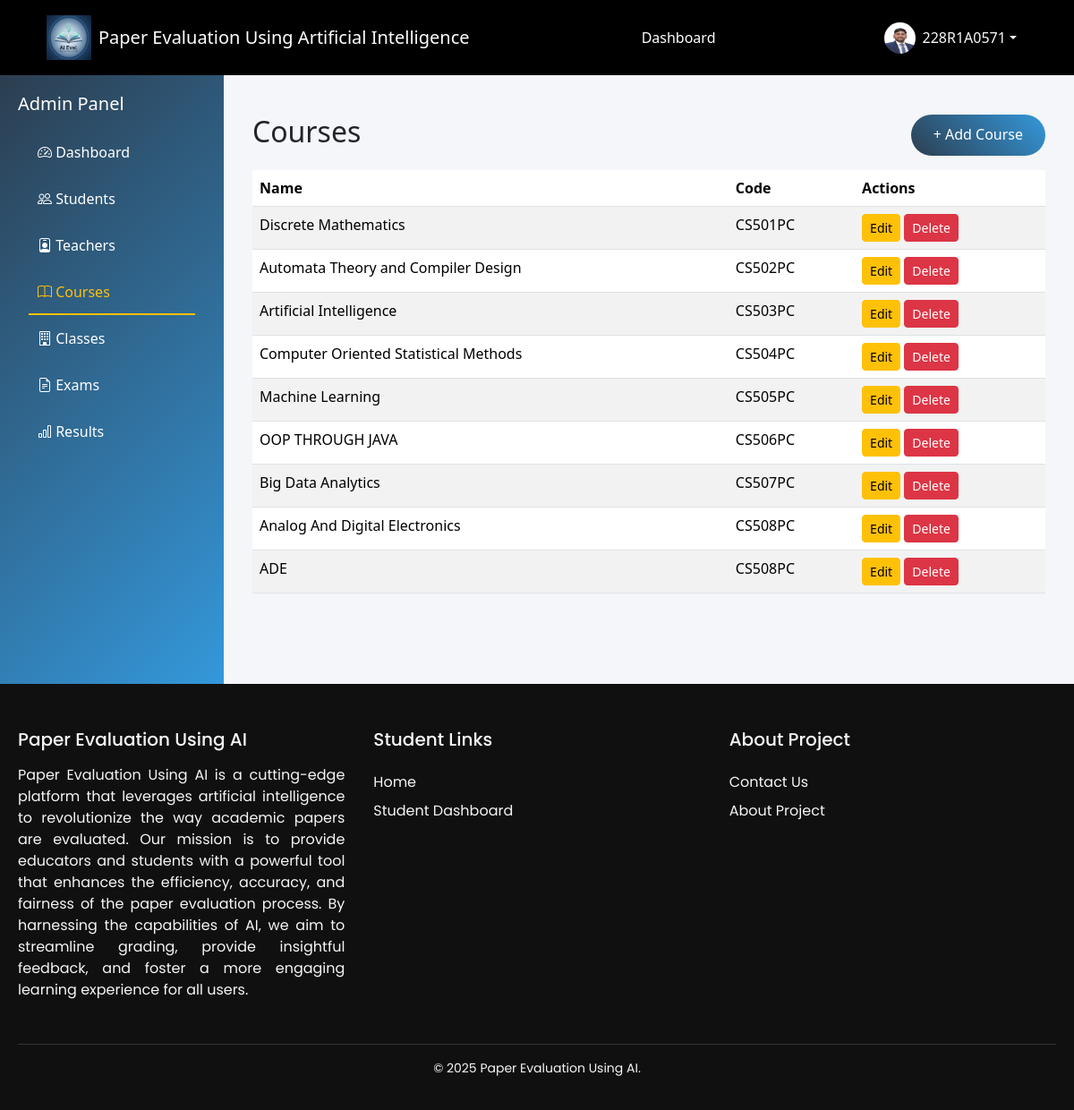
The page /dashboard/admin/courses/ (signed in) on the database its author committed.
### Accounts/models.py (models this page shows, shortened)
class User(AbstractUser):
    ROLE_CHOICES = [
        ('admin', 'Admin'),
        ('teacher', 'Teacher'),
        ('student', 'Student'),
    ]
    role = models.CharField(max_length=10, choices=ROLE_CHOICES)
    phone = models.CharField(max_length=15, blank=True)

class Student(models.Model):
    user = models.OneToOneField(User, on_delete=models.CASCADE, related_name='student_profile')
    roll_number = models.CharField(max_length=20)
    profile_image = models.ImageField(
        upload_to='profile/',
        storage=cloudinary_storage,
        blank=True,
        null=True
    )
    student_class = models.ForeignKey(Class, on_delete=models.SET_NULL, null=True, blank=True)
    course = models.CharField(max_length=50, default="BTECH")
    branch = models.CharField(max_length=50)
    YEAR_CHOICES = [
        (1, "1st Year"),
        (2, "2nd Year"),
        (3, "3rd Year"),
        (4, "4th Year"),
    ]
    year = models.IntegerField(choices=YEAR_CHOICES)
    dob = models.DateField()
    attendance = models.FloatField(default=88.0)
    cgpa = models.FloatField(default=8.8)
    created_at = models.DateTimeField(auto_now_add=True)

class Course(models.Model):
    name = models.CharField(max_length=100)
    code = models.CharField(max_length=20)

### Dashboards/views.py (the view)
# urls.py: path('admin/courses/', views.manage_courses, name='manage_courses'),
def manage_courses(request):
    courses = Course.objects.all()
    return render(request, "admin/manage_courses/manage_courses.html", {"courses": courses})

### Dashboards/templates/admin/manage_courses/manage_courses.html (shortened to what this page needs)
{% extends "admin/admin_base.html" %}
{% block manage_courses_active %}active{% endblock manage_courses_active %}
{% block admin_content %}
<div class="container mt-4">
    <div class="d-flex justify-content-between">
        <h2>Courses</h2>
        <a href="{% url 'add_course' %}" class="btn btn-primary">+ Add Course</a>
    </div>
    <table class="table table-striped mt-3">
        <thead>
            <tr>
                <th>Name</th>
                <th>Code</th>
                <th>Actions</th>
            </tr>
        </thead>
        <tbody>
            {% for c in courses %}
            <tr>
                <td>{{ c.name }}</td>
                <td>{{ c.code }}</td>
                <td>
                    <a href="{% url 'edit_course' c.id %}" class="btn btn-warning btn-sm">Edit</a>
                    <form action="{% url 'delete_course' c.id %}" method="POST" style="display:inline;">
                        <button class="btn btn-danger btn-sm">Delete</button>
                    </form>
                </td>
            </tr>
            {% empty %}
            <tr><td colspan="3">No courses found</td></tr>
            {% endfor %}
        </tbody>
    </table>
</div>
{% endblock %}

### templates/base.html (shortened to what this page needs)
{% load static %}
<!DOCTYPE html>
<html lang="en">
<head>
    <link href="https://cdn.jsdelivr.net/npm/bootstrap@5.3.3/dist/css/bootstrap.min.css" rel="stylesheet">
    <link href="https://cdn.jsdelivr.net/npm/bootstrap-icons@1.10.5/font/bootstrap-icons.css" rel="stylesheet">
    <link rel="stylesheet" href="{% static "css/base.css" %}" />
    <link rel="stylesheet" href="https://cdnjs.cloudflare.com/ajax/libs/toastr.js/latest/toastr.min.css">
    <link href="https://cdn.jsdelivr.net/npm/bootstrap-icons@1.10.5/font/bootstrap-icons.css" rel="stylesheet">
    <link rel="stylesheet" href="https://cdnjs.cloudflare.com/ajax/libs/font-awesome/6.4.0/css/all.min.css">
</head>
<body class="d-flex flex-column">
    <nav class="navbar navbar-expand-lg navbar-dark ">
        <div class="container-fluid">
            <a class="navbar-brand d-flex align-items-center" href="/">
                <img src="{% static 'images/logo.png' %}" width="50" height="50" alt="Beast Logo" class="me-2">
                <span class="brand-text">Paper Evaluation Using Artificial Intelligence</span>
            </a>
            <div class="d-flex flex-wrap align-items-center justify-content-between w-100">
                <ul class="navbar-nav mx-auto">
                    {% if request.user.is_authenticated %}
                    {% if request.user.is_superuser %}
                    <li class="nav-item">
                        <a class="nav-link {% block admin_dashactive %}{% endblock admin_dashactive %}" href="{% url 'admin_dashboard' %}">Dashboard</a>
                    </li>
                    <li class="nav-item">
                        <a class="nav-link" href="{% url 'admin:index' %}">Django Admin</a>
                    </li>
                    {% else %}
                        {% if request.user.role == "teacher" %}
                        <li class="nav-item">
                            <a
                                class="nav-link {% block teacher_dashactive %}{% endblock teacher_dashactive %} "
                                href="{% url "teacher_dashboard" %}">Dashboard</a>
                        </li>
                        {% elif request.user.role == "student" %}
                        <li class="nav-item">
                            <a
                                class="nav-link {% block student_dashactive %}{% endblock student_dashactive %}  "
                                href="{% url "student_dashboard" %}">Dashboard</a>
                        </li>
                        {% endif %}
                    {% endif %}
                    {% endif %}
                </ul>
                <div class="d-flex align-items-center gap-2">
                    {% if request.user.is_authenticated %}
                    <div class="dropdown">
                        <button class="btn dropdown-toggle text-light d-flex align-items-center border-0 bg-transparent"
                            id="userDropdown" data-bs-toggle="dropdown" aria-expanded="false">
                            {% if request.user.role == "student" %}
                            <img src="{{ request.user.student_profile.profile_image.url }}" class="rounded-circle me-2"
                                width="35" height="35">
                            {% elif request.user.role == "teacher" %}
                            <img src="{{ request.user.teacher_profile.profile_image.url }}" class="rounded-circle me-2"
                                width="35" height="35">
                            {% else %}
                            <img src="{% static "images/image.png" %}" class="rounded-circle me-2" width="35" height="35">
                            {% endif %}
                            {{ request.user.username }}
                        </button>
                    </div>
                    {% endif %}
                </div>
            </div>
        </div>
    </nav>
    <main class="flex-grow-1">
        {% block body %}
        {% endblock body %}
    </main>
    <footer class="footer">
        <div class="footer-container">
            <div class="footer-column first-column">
            <h3>Paper Evaluation Using AI</h3>
            <p style="text-align: justify;">
                Paper Evaluation Using AI is a cutting-edge platform that leverages artificial intelligence to revolutionize the way academic papers are evaluated. Our mission is to provide educators and students with a powerful tool that enhances the efficiency, accuracy, and fairness of the paper evaluation process. By harnessing the capabilities of AI, we aim to streamline grading, provide insightful feedback, and foster a more engaging learning experience for all users.
            </p>
            </div>
            <div class="footer-column">
            <h4>Student Links</h4>
            <ul>
                <li><a href="/">Home</a></li>
                <li><a href="{% url "student_dashboard" %}">Student Dashboard</a></li>
            </ul>
            </div>
            <div class="footer-column">
            <h4>About Project</h4>
            <ul>
                <li><a href="/contactus">Contact Us</a></li>
                <li><a href="{% url "aboutproject" %}">About Project</a></li>
            </ul>
            </div>
        </div>
        <div class="footer-bottom">
            <p>&copy; 2025 Paper Evaluation Using AI.</p>
        </div>
    </footer>
</body>
</html>

### static/css/base.css (style rules this page uses)
body { margin: 0; padding: 0; background-color: #f4f2ed; font-family: 'Poppins', sans-serif; }
.navbar { background-color: #000 !important; padding: 12px 40px; }
.navbar .container-fluid { display: flex; align-items: center; justify-content: space-between; }
.navbar-nav { margin: 0 auto; }
.nav-link { padding: 6px 12px; margin: 0; }
.nav-link { color: #fff !important; font-weight: 400; margin: 0 12px; position: relative; transition: all 0.3s ease; }
.nav-link::after { content: ""; position: absolute; width: 0; height: 2px; bottom: -4px; left: 0; background-color: currentColor; transition: width 0.3s ease; }
a { position: relative; text-decoration: none; color: inherit; transition: color 0.3s ease; }
a::after { content: ""; position: absolute; width: 0; height: 2px; left: 0; bottom: -2px; background: currentColor; transition: width 0.3s ease; }
.footer { background-color: #101010; color: #f5f5f5; padding: 50px 20px 20px; font-family: 'Poppins', sans-serif; overflow: hidden; }
.footer-container { display: flex; flex-wrap: wrap; justify-content: space-between; gap: 2rem; max-width: 1200px; margin: 0 auto; }
.footer-column { flex: 1 1 200px; min-width: 200px; }
.footer-column h3, .footer-column h4 { margin-bottom: 1rem; font-size: 1.25rem; position: relative; display: inline-block; }
.footer-column ul { list-style: none; padding: 0; margin: 0; }
.footer-column ul li { margin: 0.5rem 0; }
.footer-column ul li a { color: #f5f5f5; text-decoration: none; position: relative; transition: color 0.3s ease; }
.footer-column ul li a::after { content: ''; position: absolute; bottom: -2px; left: 0; height: 2px; width: 0; background-color: #ffc107 ; transition: width 0.3s ease; }
.footer-bottom { border-top: 1px solid #333; text-align: center; margin-top: 2rem; padding-top: 1rem; font-size: 0.875rem; }

### Dashboards/templates/admin/admin_base.html (style rules this page uses)
:root { --primary-color: #2c3e50; --secondary-color: #3498db; --success-color: #27ae60; --danger-color: #e74c3c; --warning-color: #f39c12; }
body { background-color: #f8f9fa; font-family: 'Segoe UI', Tahoma, Geneva, Verdana, sans-serif; }
.btn-primary { background: linear-gradient(45deg, var(--primary-color), var(--secondary-color)); border: none; border-radius: 25px; padding: 10px 25px; }

### rows shown on the page
User: user.student_profile.profile_image (picture), user.username "228R1A0571"
Course: name "Discrete Mathematics", code "CS501PC"
Course: name "Automata Theory and Compiler Design", code "CS502PC"
Course: name "Artificial Intelligence", code "CS503PC"
Course: name "Computer Oriented Statistical Methods", code "CS504PC"
Course: name "Machine Learning", code "CS505PC"
Course: name "OOP THROUGH JAVA", code "CS506PC"
Course: name "Big Data Analytics", code "CS507PC"
Course: name "Analog And Digital Electronics", code "CS508PC"
Course: name "ADE", code "CS508PC"
